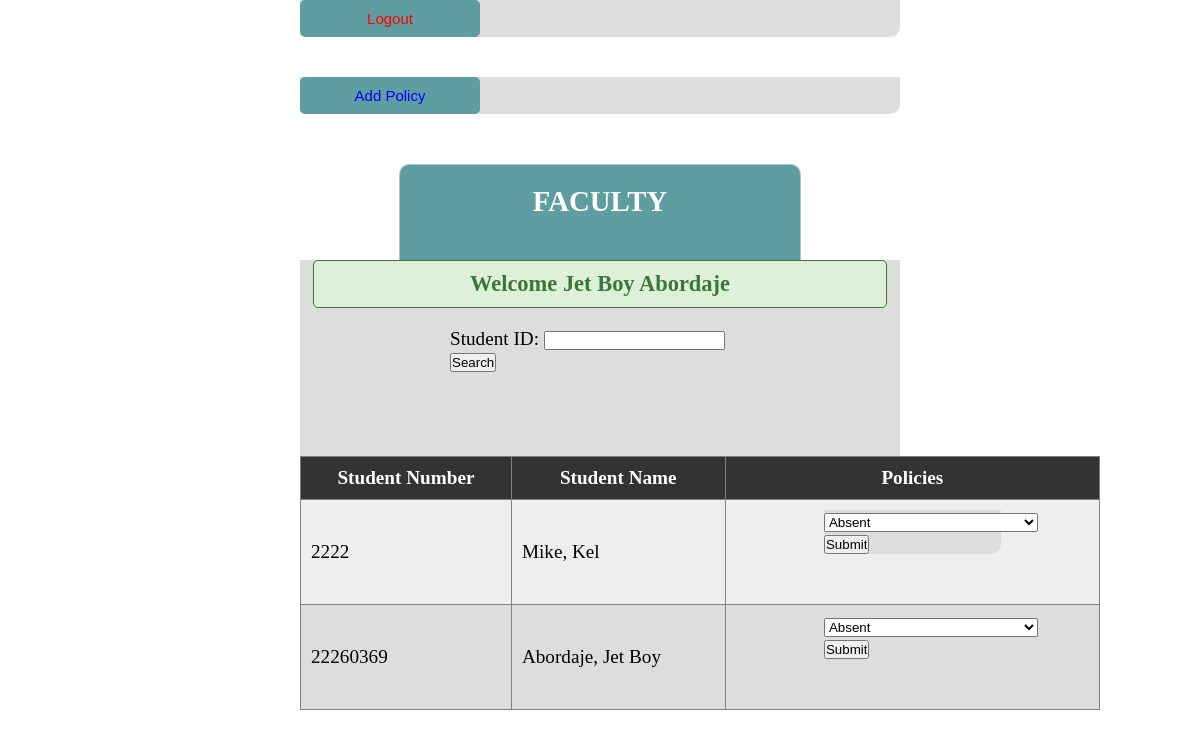
/indexfaculty.php (signed in), run on the app's committed database.
### tables this page shows
CREATE TABLE `users` (
  `firstname` varchar(50) NOT NULL,
  `lastname` varchar(50) NOT NULL,
  `email` varchar(50) NOT NULL,
  `password` varchar(50) NOT NULL,
  `studentid` int(4) NOT NULL,
  `restriction` int(1) DEFAULT NULL
);

### indexfaculty.php (the view, shortened to what this page needs)
<?php
include('server.php');
$mainuser = $_SESSION['studentid'];
?>
<!DOCTYPE html>
<html>
<head>
   <form method="get" action="index.php">
       <button type="submit" name="logout" style="color: red;">Logout</button>
    </form>
     <form method="get" action="addpolicy.php">
    <button type="submit" name="addpolicy" id="addpolicy" style="color: blue;">Add Policy</button>
    </form>
    <link rel="stylesheet" type="text/css" href="style.css">
</head>
<body>
    <div class="header">
        <h2>FACULTY</h2><br>
    </div>
    <div class="content">
        <?php if (isset($_SESSION['studentid'])) : ?>
            <div class="error success">
                <h3 align='center'>
                    <?php
                    $query1 = "SELECT * FROM users where studentid = $mainuser  ";
                    $result1 = mysqli_query($db, $query1);
                    $row = mysqli_fetch_assoc($result1);
                    $specificValue = $row['firstname'] . " " . $row['lastname'];
                    ?>
                    <p>Welcome <strong><?php echo $specificValue; ?></strong></p>
                </h3>
            </div>
        <?php endif ?>
            <form action='indexfaculty.php' method='post'>
            Student ID: <input type="text" name="studentid" size=20 maxlength=40 />
            <input type='submit' name='search' value='Search' />
            </form> <br>
        <br>
        <?php
    $studentsQuery = "SELECT * FROM users WHERE restriction >= 2";
    $studentsResult = $db->query($studentsQuery);
if ($studentsResult->num_rows > 0) {
    echo <<<HTML
    <table border='1' style='margin: 0 auto;'>
        <tr>
            <th>Student Number</th>
            <th>Student Name</th>
            <th>Policies</th>
        </tr>
HTML;
    while ($student = $studentsResult->fetch_assoc()) {
        echo "<tr>";
        echo "<td>{$student["studentid"]}</td>";
        echo "<td>{$student["lastname"]}, {$student["firstname"]}</td>";
        $policiesQuery = "SELECT * FROM policy";
        $policiesResult = $db->query($policiesQuery);
        echo "<td>";
        if ($policiesResult->num_rows > 0) {
            echo "<form method='post' action='processviolation.php'>";
            echo "<select name='selected_policies[{$student["studentid"]}]'>";
            while ($policy = $policiesResult->fetch_assoc()) {
                echo "<option value='{$policy["policynum"]}'>{$policy["policyname"]}</option>";
            }
            echo "</select>";
            echo "<input type='submit' name='submit' value='Submit'>";
            echo "</form>";
        } else {
            echo "No policies found.";
        }
        echo "</td>";
        echo "</tr>";
    }
    echo "</table>";
} else {
    echo "<div style='margin: 0 auto;'>No students found in the database.</div>";
}
?>
    </div>
</body>
</html>

### style.css (style rules this page uses)
* { margin: 0px; padding: 0px; }
body { font-size: 120%; background: white; }
.header { width: 30%; margin: 50px auto 0px; color: white; background: #5F9EA0; text-align: center; border: 1px solid #B0C4DE; border-bottom: none; border-radius: 10px 10px 0px 0px; padding: 20px; }
form, .content { width: 50%; margin: 0px auto; padding: 0px; margin-bottom: 40px; background: #ddd; border-radius: 0px 0px 10px 10px; }
.error { width: 92%; margin: 0px auto; padding: 10px; border: 1px solid #a94442; color: #a94442; background: #f2dede; border-radius: 5px; text-align: left; }
.success { color: #3c763d; background: #dff0d8; border: 1px solid #3c763d; margin-bottom: 20px; }
table { margin-left: -200px; border-collapse: collapse; width: 800px; max-width: 1000px; }
th { background-color: #333; color: white; font-weight: bold; padding: 10px; }
td { padding: 10px; text-align: left; }
tr:nth-child(even) { background-color: #eee; }
tr:nth-child(odd) { background-color: #ddd; }
button { display: block; padding: 10px; font-size: 15px; color: white; background: #5F9EA0; border: none; border-radius: 5px; cursor: pointer; width: 30%; box-sizing: border-box; transition: background-color 0.3s ease; }

### data on the page
users: specificValue "Jet Boy Abordaje", studentid "22260369", lastname "Abordaje", firstname "Jet Boy"
users: studentid "2222", lastname "Mike", firstname "Kel"

### other printed values
form field value "Absent"
